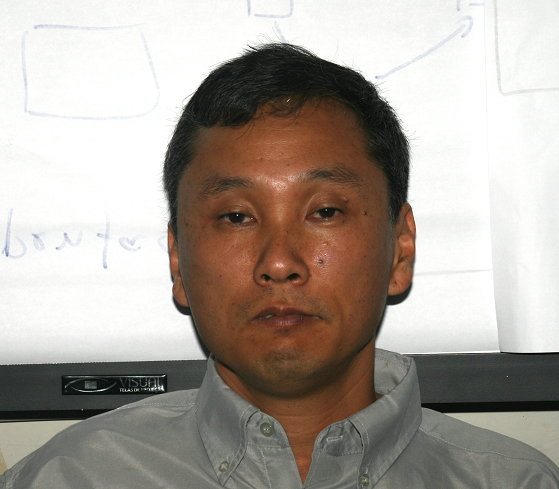
#> input picture Linux/Python/headposepnp/head.png, 559 x 489 px, given in place of Media1, which was not available
$ python modeloExtratorMovimento.py   (older library calls are emulated)
#> lines starting #> are read from the running program, lines starting #| are printed output that depends on the picture; after the words box and inside, x2 and y2 are one past the last pixel; in counts of white or black regions, pixels touching at a corner belong together; pictures that were not available may be replaced by others from this repository, and a replacement may not be noted
#!/usr/bin/env python2
# Autor: Roberto Kenji Hiramatsu
#
# Copyright 2016 Universidade de Sao Paulo
#
# Processamento seletivo e reducao de ocorrencia de deteccao faces fp
#
# Data inicial: 2016-11-29 inicial

import cv2
#import cv2.cv as cv
import numpy as np
from cmath import rect

#cap = cv2.VideoCapture('rtsp://admin:B30cd4Ro@192.168.10.180:554/LiveMedia/ch1/Media2')
cap = cv2.VideoCapture('rtsp://admin:B30cd4Ro@192.168.10.180:554/LiveMedia/ch1/Media1')
#cap = cv2.VideoCapture('/home/yakumo/teste.mp4')
#cap = cv2.VideoCapture('D:\\projetos\\Safety_City_offdata\\teste\\teste.mp4')
#cap = cv2.VideoCapture(0)

class SuperRect:
    def __init__(self,rect,idx):
        self.grect = []
        self.grect.append(rect)
        x,y,w,h = rect
        self.x0 = x
        self.y0 = y
        self.w = w
        self.h = h
        self.x1 = x + w
        self.y1 = y + h
        self.idx = idx

    def contains(self,rect):
        ox0,oy0,w,h = rect
        ox1 = ox0 + w
        oy1 = oy0 + h
        if self.x0 > ox1 or ox0 > self.x1:
            return False
        if self.y0 > oy1 or oy0 > self.y1:
            return False
        self.x0 = self.x0 if self.x0 < ox0 else ox0
        self.y0 = self.y0 if self.y0 < oy0 else oy0
        self.x1 = self.x1 if self.x1 > ox1 else ox1
        self.y1 = self.y1 if self.y1 > oy1 else oy1
        self.w = self.x1 - self.x0
        self.h = self.y1 - self.y0
        self.grect.append(rect)
        return True

    def getRect(self):
        return self.x0,self.y0,self.w,self.h

def aglutina(listc):
    lists = []
    #listarem = []
    conta = 0
    listc = sorted(listc,key = lambda re: -re[2]*re[3])
    for riten in listc:
        #if riten in listarem:
        #    continue
        temr = False
        for srit in lists:
            if srit.contains(riten):
                #listarem.append(riten)
                temr = True
        if not temr:
            lists.append(SuperRect(riten,conta))
            conta += 1
            #listarem.append(riten)
    return lists

def detectMov(img):
    #somaf = cv2.integral(img)
    #h,w = img.shape
    ret,thresh = cv2.threshold(img,127,255,0)
    #contours,hierarchy = cv2.findContours(thresh,cv2.RETR_TREE,cv2.CHAIN_APPROX_SIMPLE)
    im2,contours,hierarchy = cv2.findContours(thresh,cv2.RETR_TREE,cv2.CHAIN_APPROX_SIMPLE)
    if len(contours)<1 :
       return [(0,0,1,1)],[SuperRect((0,0,1,1),-1)]
    listc = []
    for cnt in  contours:
        x,y,w,h=cv2.boundingRect(cnt)
        px = w/2.5
        py = h/2.5
        x =  int(x - px)
        y =  int(y - py)
        w += int(2*px)
        h += int(2*py)
        if w*h>25:
            listc.append((x,y,w,h))
    lists = aglutina(listc)
    listc2 = []
    for sr in lists:
        listc2.append(sr.getRect())
    lists2 = aglutina(listc2)
    return listc2,lists2
#opencv 2.4
#fgbg = cv2.BackgroundSubtractorMOG()
#opencv 3.1
#fgbg = cv2.createBackgroundSubtractorMOG2()
#opencv 3.1 GMG
kernel = cv2.getStructuringElement(cv2.MORPH_ELLIPSE,(3,3))
fgbg   = cv2.createBackgroundSubtractorKNN()

while(1):
    ret, frame = cap.read()
#> frame is the input picture: shape (489, 559, 3); mean B, G, R 155, 162.5, 170.9
    if ret:
        #fgmask = fgbg.apply(frame,learningRate=0.002)
        frame = cv2.resize(frame,(0,0),fx=0.25,fy=0.25)
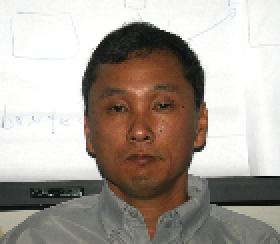
#> frame: shape (122, 140, 3) (shown 2 times larger); mean B, G, R 155.2, 162.8, 171.1
        (h, w) = frame.shape[:2]
#> h = 122; w = 140
        Mtr = np.float32([[0,1,0],[-1,0,w]])
#> Mtr = [[0, 1, 0], [-1, 0, 140]]
        frame = cv2.warpAffine(frame, Mtr, (h,w))
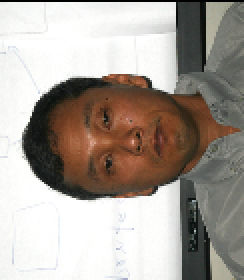
#> frame: shape (140, 122, 3) (shown 2 times larger); mean B, G, R 153.7, 161.3, 169.6
        fgmask = fgbg.apply(frame)
#> fgmask: shape (140, 122); every value is 255
        fgmask = cv2.morphologyEx(fgmask,cv2.MORPH_OPEN,kernel)
        #gray = cv2.cvtColor(frame, cv2.COLOR_BGR2GRAY)
        listc,lists = detectMov(fgmask)
#> in detectMov, `im2,contours,hierarchy = cv2.findContours(thresh,cv2.RETR_TREE,cv2.CHA..`: contours = [[[0, 0], [0, 139], [121, 139], [121, 0]]]
#> the loop in detectMov, `for cnt in  contours:` made 1 pass
#> (cnt, x, y, w, h, px, py) on pass 1: ([[0, 0], [0, 139], [121, 139], [121, 0]], -48, -56, 219, 252, 48.8, 56)
#> after the loop in detectMov, `for cnt in  contours:`: listc = [(-48, -56, 219, 252)]
#> the loop in aglutina, `for riten in listc:` made 1 pass
#> (x in SuperRect, y in SuperRect) on pass 1: (-48, -56)
#> after the loop in aglutina, `for riten in listc:`: conta = 1; lists = 1 item
#> the loop in detectMov, `for sr in lists:` made 1 pass
#> after the loop in detectMov, `for sr in lists:`: listc2 = [(-48, -56, 219, 252)]
#> the loop in aglutina (call 2), `for riten in listc:` made 1 pass
#> in detectMov, `lists2 = aglutina(listc2)`: lists2 = 1 item
#> listc = [(-48, -56, 219, 252)]; lists = 1 item
        cv2.imshow('mask',fgmask)
        for x,y,w,h in listc:
            cv2.rectangle(frame,(x,y),(x+w,y+h),(0,0,255),2)
#> this loop made 1 pass
        for sr      in lists:
            x,y,w,h = sr.getRect()
            if w*h < 100 :
                continue
            cv2.rectangle(frame,(x,y),(x+w,y+h),(0,255,0),2)
            cv2.putText(frame,str(sr.idx),(x+w/2,y+h/2),cv2.FONT_HERSHEY_SIMPLEX,
                                0.6,(0,255,255),1)
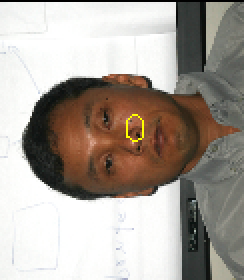
#> frame: shape (140, 122, 3) (shown 2 times larger); 0.19% of pixels changed, all inside (x1, y1, x2, y2) = (63, 57, 72, 71)
        cv2.imshow('frame',frame)
        #if len(lists)>2:
        #    if cv2.waitKey(0) & 0xff == 27:
        #       break
    k = cv2.waitKey(10) & 0xff
#> (key Esc is pressed here)
    if k == 27:
        break

cap.release()
cv2.destroyAllWindows()
